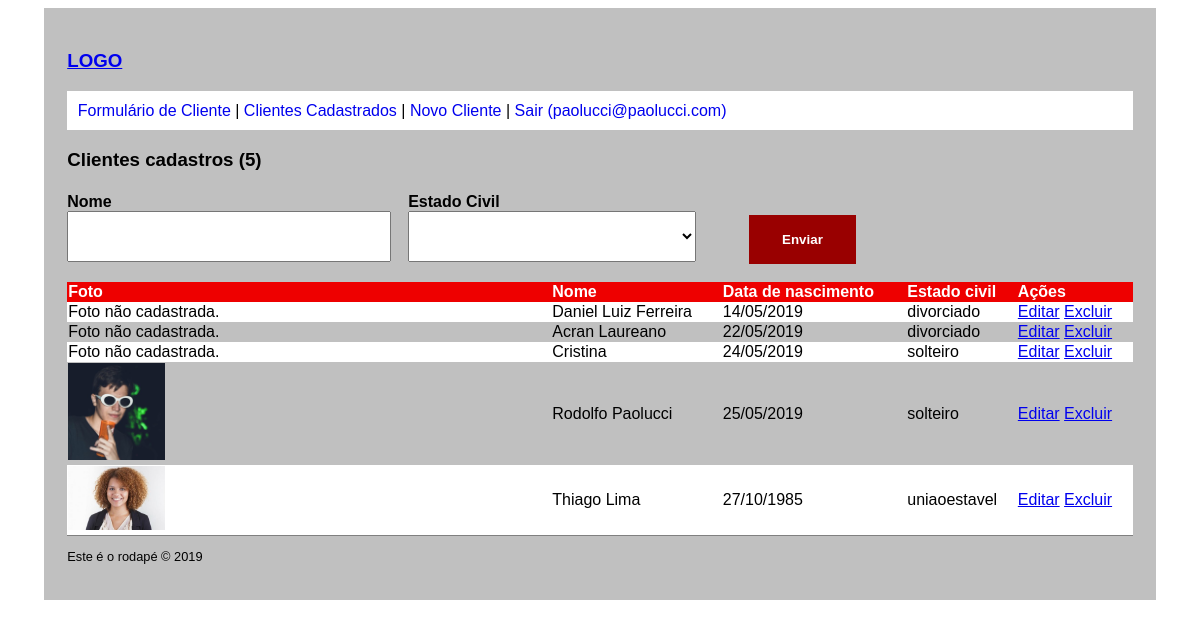
Page /index.php?pagina=lista (signed in) on the committed database.
### tables this page shows
CREATE TABLE `cliente` (
  `idcliente` int(11) NOT NULL,
  `nome` varchar(200) NOT NULL,
  `nascimento` date NOT NULL,
  `email` varchar(200) NOT NULL,
  `cpf` bigint(20) NOT NULL,
  `estadocivil` varchar(45) NOT NULL,
  `endereco` varchar(200) NOT NULL,
  `senha` varchar(200) NOT NULL,
  `perfil` varchar(100) NOT NULL DEFAULT 'cliente',
  `foto` varchar(200) NOT NULL
);

### model/uteis.php (called while the page is built, shortened)
<?php
function estaLogado() {
    if (
            isset($_SESSION['idcliente']) && trim(isset($_SESSION['idcliente'])) &&
            isset($_SESSION['nome']) && trim(isset($_SESSION['nome'])) &&
            isset($_SESSION['email']) && trim(isset($_SESSION['email'])) &&
            isset($_SESSION['perfil']) && trim(isset($_SESSION['perfil']))
    )
        return true;
    else
        return false;
}
function mysqlToBr($data) {
    return substr($data, 8, 2) . '/' . substr($data, 5, 2) . '/' . substr($data, 0, 4);
}

### model/cliente.php (called while the page is built, shortened)
<?php
function consultarCliente($idcliente = null, $consulta = null) {
    include 'model/conexao.php';
    $sql = 'SELECT * FROM cliente';
    return mysqli_query($conexao, $sql);
}
?>

### view/lista.php (the view, shortened to what this page needs)
<?php
include 'model/cliente.php';
if ($_SERVER['REQUEST_METHOD'] == 'POST')
    $clientes = consultarCliente(null, $_POST);
else
    $clientes = consultarCliente();
?>
<h3>Clientes cadastros (<?php echo mysqli_num_rows($clientes) ?>)</h3>
<form method="POST" action="./?pagina=lista" id="consulta">
    <div>
        <label for="nome">Nome</label>
        <input type="text" name="nome" value="<?php echo isset($_POST['nome']) ? $_POST['nome'] : '' ?>">
    </div>
    <?php
    $estadoCivil = array(
        'casado' => 'Casado',
        'divorciado' => 'Divorciado',
        'solteiro' => 'Solteiro',
        'uniaoestavel' => 'União Estável',
        'viuvo' => 'Viúvo',
        2 => 'Expulso de Casa',
    );
    ?>
    <div>
        <label for="estadocivil">Estado Civil</label>
        <select name="estadocivil">
            <option></option>
            <?php foreach ($estadoCivil as $posicao => $valor): ?>
                <?php if (isset($_POST['estadocivil']) && $_POST['estadocivil'] == $posicao): ?>
                    <option value="<?php echo $posicao ?>" selected><?php echo $valor ?></option>
                <?php else: ?>
                    <option value="<?php echo $posicao ?>"><?php echo $valor ?></option>
                <?php endif; ?>
            <?php endforeach; ?>
        </select>
    </div>
    <div>
        <input type="submit" value="Enviar">
    </div>
</form>
<br>
<?php if (mysqli_num_rows($clientes) > 0): ?>
    <table cellspacing="0">
        <tr class="titulo">
            <th>Foto</th>
            <th>Nome</th>
            <th>Data de nascimento</th>
            <th>Estado civil</th>
            <?php if ($_SESSION['perfil'] == 'administrador'): ?>
                <th class="acoes">Ações</th>
            <?php endif; ?>
        </tr>
        <?php $linha = 1 ?>
        <?php while ($cliente = mysqli_fetch_assoc($clientes)): ?>
            <tr <?php echo $linha % 2 != 0 ? 'class="impar"' : '' ?>>
                <td>
                    <?php if ($cliente['foto']): ?>
                    <img src="upload/<?php echo $cliente['foto'] ?>" alt="Foto perfil">
                    <?php else: ?>
                    Foto não cadastrada.
                    <?php endif; ?>
                </td>
                <td><?php echo $cliente['nome'] ?></td>
                <td><?php echo mysqlToBr($cliente['nascimento']) ?></td>
                <td><?php echo $cliente['estadocivil'] ?></td>
                <?php if ($_SESSION['perfil'] == 'administrador'): ?>
                    <td class="acoes">
                        <a href="./?pagina=formcliente&idcliente=<?php echo $cliente['idcliente'] ?>">Editar</a>
                        <a href="controller/cliente.php?acao=excluir&idcliente=<?php echo $cliente['idcliente'] ?>">Excluir</a>
                    </td>
                <?php endif; ?>
            </tr>
            <?php $linha++ ?>
        <?php endwhile; ?>
    </table>
<?php else: ?>
    <h1>Nenhum cliente foi cadastrado.</h1>
<?php endif; ?>

### index.php (shortened to what this page needs)
<!DOCTYPE html>
<html>
    <head>
        <link href="css/estilo.css" type="text/css" media="all" rel="stylesheet">
        <link href="css/print.css" type="text/css" media="print" rel="stylesheet">
    </head>
    <body>
        <section id="container">
            <a href="index.php" id="logo">
                <h3>LOGO</h3>
            </a>
            <ul id="menu">
                <?php
                include 'model/uteis.php';
                ?>
                <?php if (estaLogado()): ?>
                    <?php if ($_SESSION['perfil'] == 'administrador'): ?>
                        <li><a href="index.php?pagina=formcliente">Formulário de Cliente</a></li>
                        <li> | <a href="index.php?pagina=lista">Clientes Cadastrados</a></li>
                        <li> | <a href="index.php?pagina=formcliente">Novo Cliente</a></li>
                    <?php endif; ?>
                    <li> |
                        <a href="controller/logout.php">
                            Sair (<?php echo $_SESSION['email'] ?>)
                        </a>
                    </li>
                <?php endif; ?>
            </ul>
            <section id="content">
                <?php include 'controller/router.php'; ?>
            </section>
            <footer>
                <p>Este é o rodapé &copy; 2019</p>
            </footer>
        </section>
    </body>
</html>

### controller/router.php (shortened to what this page needs)
<?php
if (isset($_GET['pagina']) && $pagina = trim($_GET['pagina'])) {
    $filename = 'view/' . $pagina . '.php';
    if (file_exists($filename)) {
        if (estaLogado()) {
            switch ($pagina) {
                default:
                    $perfil = array('administrador', 'cliente');
                    break;
            }
            if (in_array($_SESSION['perfil'], $perfil))
                include_once $filename;
            else
                include_once 'view/error403.php';
        } else if ($pagina == 'home' || $pagina == 'login')
            include_once $filename;
        else
            include_once 'view/error403.php';
    } else
        include 'view/error404.php';
} else {
    include 'view/home.php';
}
?>

### css/estilo.css (style rules this page uses)
body { font-family: sans-serif; }
#menu { background: white; padding: 1%; margin: 0; }
#menu li { display: inline-block; }
#menu li a { text-decoration: none; }
footer { border-top: 1px solid gray; font-size: .8em; }
label { font-weight: bold; display: block; margin-top: 1%; }
#container { width: 90%; background: silver; padding: 2%; margin: auto; }
input[type=submit] { border: 1px solid #900; padding: 1% 3%; font-weight: bold; background: #900; color: white; }
input[type=text],input[type=password], select { width: 50%; padding: 2%; }
table { width: 100%; }
table tr.titulo { background: #e00; color: white }
table tr.impar { background: white; }
table tr th { text-align: left; }
#consulta { width: 100%; overflow: auto; }
#consulta input[type=submit] { border: 1px solid #900; padding: 5% 10%; font-weight: bold; background: #900; color: white; margin-top: 8% }
#consulta input[type=text], #consulta input[type=password], #consulta select { width: 90%; padding: 5%; }
#consulta div { float: left; margin-right: 2%; width: 30% }
table tr td img { width: 20%; }

### css/print.css (style rules this page uses)
#menu, #logo, .acoes { display: none; }
body { font-family: "Times New Roman"; font-size: .8em }

### rows in the picture
cliente: foto "Foto não cadastrada.", nome "Daniel Luiz Ferreira", nascimento "14/05/2019", estadocivil "divorciado"
cliente: foto "Foto não cadastrada.", nome "Acran Laureano", nascimento "22/05/2019", estadocivil "divorciado"
cliente: foto "Foto não cadastrada.", nome "Cristina", nascimento "24/05/2019", estadocivil "solteiro"
cliente: foto (picture), nome "Rodolfo Paolucci", nascimento "25/05/2019", estadocivil "solteiro"
cliente: foto (picture), nome "Thiago Lima", nascimento "27/10/1985", estadocivil "uniaoestavel"

### other values in the picture
$_SESSION['email'] "paolucci@paolucci.com"
mysqli_num_rows($clientes) "5"
